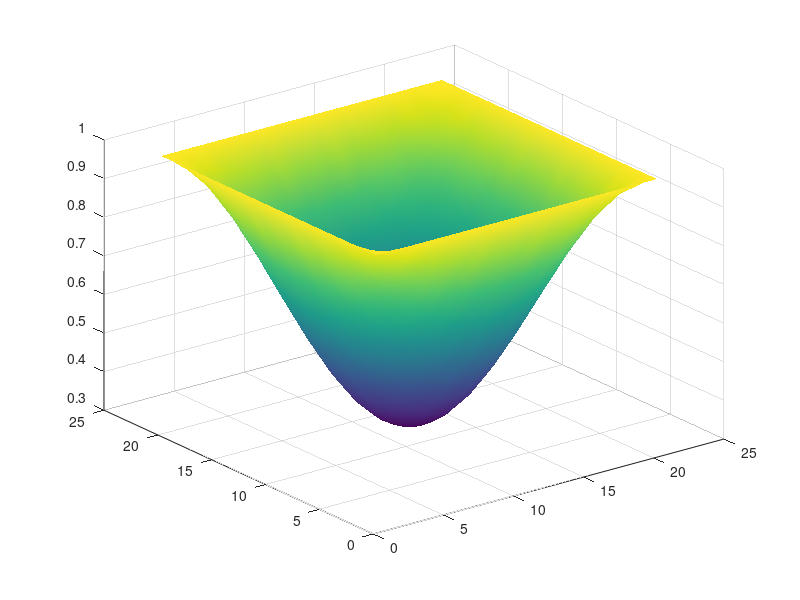

Write MATLAB code to recreate this figure. (Note: this script raises an error after producing the figure.)
% Auto-generated MATLAB script
field = [ ...
    1.00000000E+00   1.00000000E+00   1.00000000E+00   1.00000000E+00   1.00000000E+00   1.00000000E+00   1.00000000E+00   1.00000000E+00   1.00000000E+00   1.00000000E+00   1.00000000E+00   1.00000000E+00   1.00000000E+00   1.00000000E+00   1.00000000E+00   1.00000000E+00   1.00000000E+00   1.00000000E+00   1.00000000E+00   1.00000000E+00   1.00000000E+00; ...
    1.00000000E+00   9.82446194E-01   9.65421975E-01   9.49407816E-01   9.34853196E-01   9.22084451E-01   9.11394715E-01   9.02932942E-01   8.96846890E-01   8.93161774E-01   8.91943276E-01   8.93161774E-01   8.96846890E-01   9.02932942E-01   9.11394715E-01   9.22084451E-01   9.34853196E-01   9.49407816E-01   9.65421975E-01   9.82446194E-01   1.00000000E+00; ...
    1.00000000E+00   9.65421975E-01   9.31871712E-01   9.00341630E-01   8.71644318E-01   8.46518517E-01   8.25427532E-01   8.08792531E-01   7.96767473E-01   7.89544344E-01   7.87107229E-01   7.89544344E-01   7.96767414E-01   8.08792531E-01   8.25427532E-01   8.46518517E-01   8.71644318E-01   9.00341630E-01   9.31871712E-01   9.65421975E-01   1.00000000E+00; ...
    1.00000000E+00   9.49407816E-01   9.00341630E-01   8.54188204E-01   8.12240660E-01   7.75442362E-01   7.44634509E-01   7.20250249E-01   7.02710271E-01   6.92092001E-01   6.88579321E-01   6.92091942E-01   7.02710271E-01   7.20250249E-01   7.44634509E-01   7.75442362E-01   8.12240660E-01   8.54188204E-01   9.00341630E-01   9.49407816E-01   1.00000000E+00; ...
    1.00000000E+00   9.34853196E-01   8.71644318E-01   8.12240660E-01   7.58177698E-01   7.10841596E-01   6.71111465E-01   6.39772594E-01   6.17122710E-01   6.03514373E-01   5.98925948E-01   6.03514373E-01   6.17122650E-01   6.39772594E-01   6.71111465E-01   7.10841596E-01   7.58177698E-01   8.12240660E-01   8.71644318E-01   9.34853196E-01   1.00000000E+00; ...
    1.00000000E+00   9.22084451E-01   8.46518517E-01   7.75442362E-01   7.10841596E-01   6.54176950E-01   6.06733799E-01   5.69189250E-01   5.42178512E-01   5.25832295E-01   5.20420492E-01   5.25832236E-01   5.42178512E-01   5.69189191E-01   6.06733799E-01   6.54176950E-01   7.10841596E-01   7.75442362E-01   8.46518517E-01   9.22084451E-01   1.00000000E+00; ...
    1.00000000E+00   9.11394715E-01   8.25427532E-01   7.44634509E-01   6.71111465E-01   6.06733799E-01   5.52708328E-01   5.10088682E-01   4.79293168E-01   4.60785151E-01   4.54549968E-01   4.60785151E-01   4.79293168E-01   5.10088682E-01   5.52708268E-01   6.06733799E-01   6.71111465E-01   7.44634509E-01   8.25427532E-01   9.11394715E-01   1.00000000E+00; ...
    1.00000000E+00   9.02932942E-01   8.08792531E-01   7.20250249E-01   6.39772594E-01   5.69189250E-01   5.10088682E-01   4.63327110E-01   4.29679841E-01   4.09324169E-01   4.02579725E-01   4.09324169E-01   4.29679841E-01   4.63327110E-01   5.10088682E-01   5.69189191E-01   6.39772594E-01   7.20250249E-01   8.08792531E-01   9.02932942E-01   1.00000000E+00; ...
    1.00000000E+00   8.96846890E-01   7.96767473E-01   7.02710271E-01   6.17122710E-01   5.42178512E-01   4.79293168E-01   4.29679841E-01   3.93837899E-01   3.72291684E-01   3.65037918E-01   3.72291684E-01   3.93837899E-01   4.29679841E-01   4.79293168E-01   5.42178512E-01   6.17122650E-01   7.02710271E-01   7.96767414E-01   8.96846890E-01   1.00000000E+00; ...
    1.00000000E+00   8.93161774E-01   7.89544344E-01   6.92092001E-01   6.03514373E-01   5.25832295E-01   4.60785151E-01   4.09324169E-01   3.72291684E-01   3.49892765E-01   3.42467666E-01   3.49892765E-01   3.72291684E-01   4.09324169E-01   4.60785151E-01   5.25832236E-01   6.03514373E-01   6.92091942E-01   7.89544344E-01   8.93161774E-01   1.00000000E+00; ...
    1.00000000E+00   8.91943276E-01   7.87107229E-01   6.88579321E-01   5.98925948E-01   5.20420492E-01   4.54549968E-01   4.02579725E-01   3.65037918E-01   3.42467666E-01   3.34871173E-01   3.42467666E-01   3.65037918E-01   4.02579725E-01   4.54549968E-01   5.20420492E-01   5.98925889E-01   6.88579321E-01   7.87107229E-01   8.91943276E-01   1.00000000E+00; ...
    1.00000000E+00   8.93161774E-01   7.89544344E-01   6.92091942E-01   6.03514373E-01   5.25832236E-01   4.60785151E-01   4.09324169E-01   3.72291684E-01   3.49892765E-01   3.42467666E-01   3.49892765E-01   3.72291684E-01   4.09324169E-01   4.60785151E-01   5.25832236E-01   6.03514373E-01   6.92091942E-01   7.89544344E-01   8.93161774E-01   1.00000000E+00; ...
    1.00000000E+00   8.96846890E-01   7.96767414E-01   7.02710271E-01   6.17122650E-01   5.42178512E-01   4.79293168E-01   4.29679841E-01   3.93837899E-01   3.72291684E-01   3.65037918E-01   3.72291684E-01   3.93837899E-01   4.29679841E-01   4.79293168E-01   5.42178512E-01   6.17122650E-01   7.02710271E-01   7.96767414E-01   8.96846890E-01   1.00000000E+00; ...
    1.00000000E+00   9.02932942E-01   8.08792531E-01   7.20250249E-01   6.39772594E-01   5.69189191E-01   5.10088682E-01   4.63327110E-01   4.29679841E-01   4.09324169E-01   4.02579725E-01   4.09324169E-01   4.29679841E-01   4.63327110E-01   5.10088682E-01   5.69189191E-01   6.39772594E-01   7.20250249E-01   8.08792531E-01   9.02932942E-01   1.00000000E+00; ...
    1.00000000E+00   9.11394715E-01   8.25427532E-01   7.44634509E-01   6.71111465E-01   6.06733799E-01   5.52708268E-01   5.10088682E-01   4.79293168E-01   4.60785151E-01   4.54549968E-01   4.60785151E-01   4.79293168E-01   5.10088682E-01   5.52708268E-01   6.06733799E-01   6.71111465E-01   7.44634509E-01   8.25427532E-01   9.11394715E-01   1.00000000E+00; ...
    1.00000000E+00   9.22084451E-01   8.46518517E-01   7.75442362E-01   7.10841596E-01   6.54176950E-01   6.06733799E-01   5.69189191E-01   5.42178512E-01   5.25832236E-01   5.20420492E-01   5.25832236E-01   5.42178512E-01   5.69189191E-01   6.06733799E-01   6.54176950E-01   7.10841596E-01   7.75442362E-01   8.46518517E-01   9.22084451E-01   1.00000000E+00; ...
    1.00000000E+00   9.34853196E-01   8.71644318E-01   8.12240660E-01   7.58177698E-01   7.10841596E-01   6.71111465E-01   6.39772594E-01   6.17122650E-01   6.03514373E-01   5.98925889E-01   6.03514373E-01   6.17122650E-01   6.39772594E-01   6.71111465E-01   7.10841596E-01   7.58177698E-01   8.12240660E-01   8.71644318E-01   9.34853196E-01   1.00000000E+00; ...
    1.00000000E+00   9.49407816E-01   9.00341630E-01   8.54188204E-01   8.12240660E-01   7.75442362E-01   7.44634509E-01   7.20250249E-01   7.02710271E-01   6.92091942E-01   6.88579321E-01   6.92091942E-01   7.02710271E-01   7.20250249E-01   7.44634509E-01   7.75442362E-01   8.12240660E-01   8.54188204E-01   9.00341630E-01   9.49407816E-01   1.00000000E+00; ...
    1.00000000E+00   9.65421975E-01   9.31871712E-01   9.00341630E-01   8.71644318E-01   8.46518517E-01   8.25427532E-01   8.08792531E-01   7.96767414E-01   7.89544344E-01   7.87107229E-01   7.89544344E-01   7.96767414E-01   8.08792531E-01   8.25427532E-01   8.46518517E-01   8.71644318E-01   9.00341630E-01   9.31871712E-01   9.65421975E-01   1.00000000E+00; ...
    1.00000000E+00   9.82446194E-01   9.65421975E-01   9.49407816E-01   9.34853196E-01   9.22084451E-01   9.11394715E-01   9.02932942E-01   8.96846890E-01   8.93161774E-01   8.91943276E-01   8.93161774E-01   8.96846890E-01   9.02932942E-01   9.11394715E-01   9.22084451E-01   9.34853196E-01   9.49407816E-01   9.65421975E-01   9.82446194E-01   1.00000000E+00; ...
    1.00000000E+00   1.00000000E+00   1.00000000E+00   1.00000000E+00   1.00000000E+00   1.00000000E+00   1.00000000E+00   1.00000000E+00   1.00000000E+00   1.00000000E+00   1.00000000E+00   1.00000000E+00   1.00000000E+00   1.00000000E+00   1.00000000E+00   1.00000000E+00   1.00000000E+00   1.00000000E+00   1.00000000E+00   1.00000000E+00   1.00000000E+00 ];

% Surface plot (auto-generated)
[ny, nx] = size(field);
[X, Y] = meshgrid(1:nx, 1:ny);
fig = figure('Color','w');
ax = axes('Parent', fig);
h = surf(ax, X, Y, field);
shading(ax, 'interp');
colormap(ax, parula);
cb = colorbar(ax);
cb.Label.String = 'field value';
grid(ax, 'on');
box(ax, 'on');
axis(ax, 'tight');
view(ax, 45, 30);
xlabel(ax, 'i (x index)');
ylabel(ax, 'j (y index)');
zlabel(ax, 'field');
title(ax, sprintf('field (%d x %d)', ny, nx));
set(ax, 'FontSize', 12, 'LineWidth', 1);
set(h, 'EdgeColor', 'k');
drawnow;
